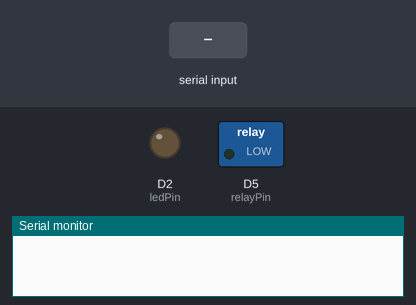
Bench run of a sketch on a simulated ESP8266 (NodeMCU). On the bench: switched loads named in the sketch (green lamp = pin HIGH), output pins drawn as LEDs (lit = HIGH), the last lines printed to the serial monitor. The inputs (shaded band) are chosen by the test bench.

Above: at 1.2 s.
1.3 s: "H" received over Serial
At 1.9 s:
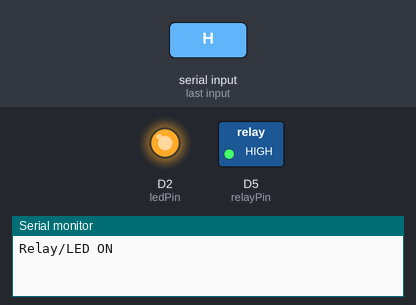
2.8 s: "L" received over Serial
At 4.2 s:
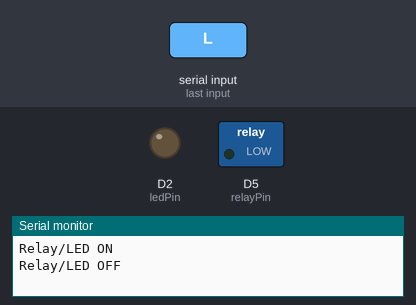
Timing chart, 0 to 5.8 s (numbered marks = the images above; inputs shaded):
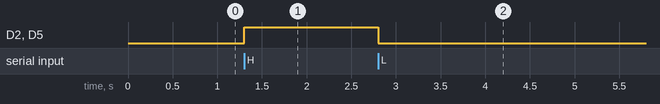

Measured:
- after the input at 1.3 s, D2 (ledPin), D5 (relayPin): LOW → HIGH at once
- after the input at 2.8 s, D2 (ledPin), D5 (relayPin): HIGH → LOW at once

The sketch:

Nov13.ino
```cpp
const int relayPin = D5;
const int ledPin = D2;

void setup() {
    Serial.begin(115200);
    pinMode(relayPin, OUTPUT);
    pinMode(ledPin, OUTPUT);
}

void loop() {
    if (Serial.available() > 0) {
        char command = Serial.read();
        if (command == 'H') {
            digitalWrite(relayPin, HIGH);
            digitalWrite(ledPin, HIGH);
            Serial.println("Relay/LED ON");
        } else if (command == 'L') {
            digitalWrite(relayPin, LOW);
            digitalWrite(ledPin, LOW);
            Serial.println("Relay/LED OFF");
        }
    }
}
```
